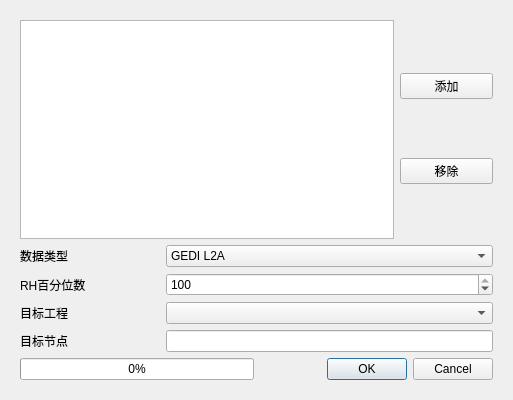
<?xml version="1.0" encoding="UTF-8"?>
<ui version="4.0">
 <class>ImportLidar</class>
 <widget class="QWidget" name="ImportLidar">
  <property name="geometry">
   <rect>
    <x>0</x>
    <y>0</y>
    <width>513</width>
    <height>400</height>
   </rect>
  </property>
  <property name="windowTitle">
   <string>导入LiDAR数据</string>
  </property>
  <property name="windowIcon">
   <iconset resource="../resources/SatExplorer.qrc">
    <normaloff>:/SatExplorer/icon/InSARapp.ico</normaloff>:/SatExplorer/icon/InSARapp.ico</iconset>
  </property>
  <layout class="QVBoxLayout" name="verticalLayout">
   <item>
    <widget class="QWidget" name="widget" native="true">
     <layout class="QVBoxLayout" name="verticalLayout_3" stretch="4,6">
      <item>
       <layout class="QHBoxLayout" name="horizontalLayout" stretch="8,2">
        <item>
         <layout class="QVBoxLayout" name="verticalLayout_2">
          <item>
           <widget class="QListWidget" name="listWidget"/>
          </item>
         </layout>
        </item>
        <item>
         <layout class="QVBoxLayout" name="verticalLayout_4">
          <item>
           <widget class="QPushButton" name="pushButton_add">
            <property name="text">
             <string>添加</string>
            </property>
           </widget>
          </item>
          <item>
           <widget class="QPushButton" name="pushButton_remove">
            <property name="text">
             <string>移除</string>
            </property>
           </widget>
          </item>
         </layout>
        </item>
       </layout>
      </item>
      <item>
       <layout class="QVBoxLayout" name="verticalLayout_5">
        <item>
         <layout class="QHBoxLayout" name="horizontalLayout_product_type" stretch="3,7">
          <item>
           <widget class="QLabel" name="label_product_type">
            <property name="text">
             <string>数据类型</string>
            </property>
           </widget>
          </item>
          <item>
           <widget class="QComboBox" name="comboBox_product_type">
            <item>
             <property name="text">
              <string>GEDI L2A</string>
             </property>
            </item>
            <item>
             <property name="text">
              <string>GEDI L2B</string>
             </property>
            </item>
            <item>
             <property name="text">
              <string>ICESat-2 L3A</string>
             </property>
            </item>
           </widget>
          </item>
         </layout>
        </item>
        <item>
         <layout class="QHBoxLayout" name="horizontalLayout_rh_percentile" stretch="3,7">
          <item>
           <widget class="QLabel" name="label_rh_percentile">
            <property name="text">
             <string>RH百分位数</string>
            </property>
           </widget>
          </item>
          <item>
           <widget class="QSpinBox" name="spinBox_rh_percentile">
            <property name="minimum">
             <number>0</number>
            </property>
            <property name="maximum">
             <number>100</number>
            </property>
            <property name="value">
             <number>100</number>
            </property>
           </widget>
          </item>
         </layout>
        </item>
        <item>
         <layout class="QHBoxLayout" name="horizontalLayout_6" stretch="3,7">
          <item>
           <widget class="QLabel" name="label">
            <property name="text">
             <string>目标工程</string>
            </property>
           </widget>
          </item>
          <item>
           <widget class="QComboBox" name="comboBox_dst_project"/>
          </item>
         </layout>
        </item>
        <item>
         <layout class="QHBoxLayout" name="horizontalLayout_5" stretch="3,7">
          <item>
           <widget class="QLabel" name="label_2">
            <property name="text">
             <string>目标节点</string>
            </property>
           </widget>
          </item>
          <item>
           <widget class="QLineEdit" name="lineEdit_dst_node"/>
          </item>
         </layout>
        </item>
        <item>
         <layout class="QHBoxLayout" name="horizontalLayout_2" stretch="5,5">
          <item>
           <widget class="QProgressBar" name="progressBar">
            <property name="value">
             <number>0</number>
            </property>
           </widget>
          </item>
          <item>
           <widget class="QDialogButtonBox" name="buttonBox">
            <property name="standardButtons">
             <set>QDialogButtonBox::Cancel|QDialogButtonBox::Ok</set>
            </property>
           </widget>
          </item>
         </layout>
        </item>
       </layout>
      </item>
     </layout>
    </widget>
   </item>
  </layout>
 </widget>
 <resources>
  <include location="../resources/SatExplorer.qrc"/>
 </resources>
 <connections/>
</ui>
